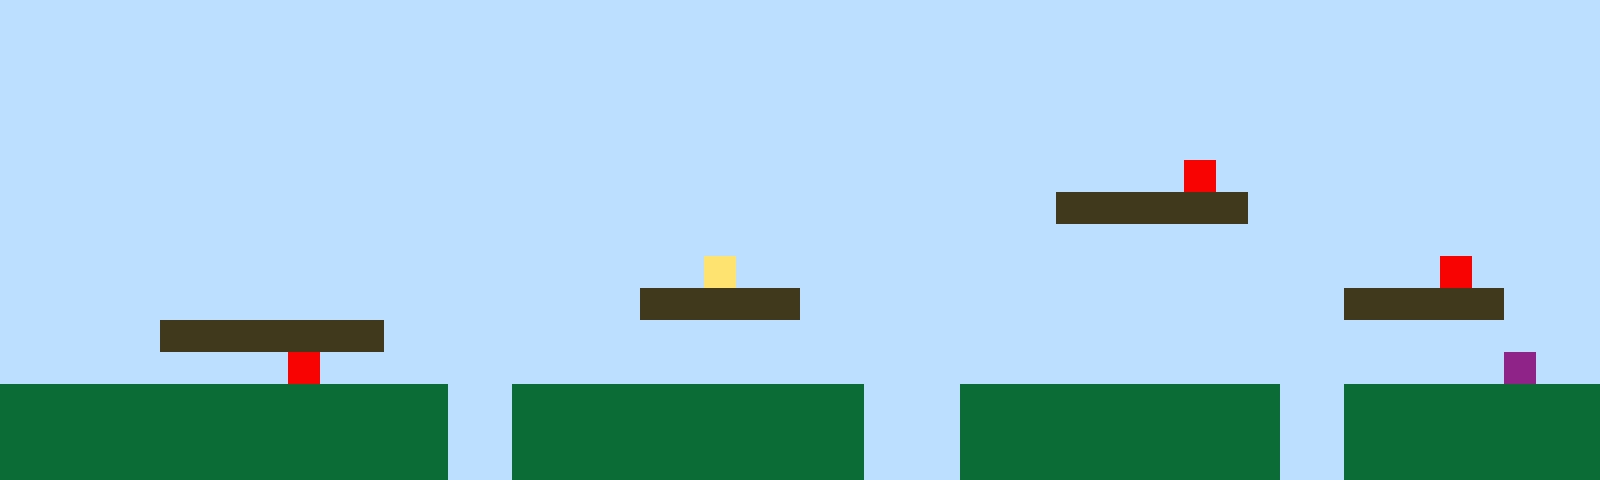

This is a level from a 2D game, rendered from its Tiled map with the project's own tilesets. A one-line summary and the complete map file follow:
An orthogonal 50x15 tile map with 32x32 px tiles, 1 tile layer (Tile Layer 1).

<map version="1.10" tiledversion="1.11.2" orientation="orthogonal" renderorder="right-up" width="50" height="15" tilewidth="32" tileheight="32" infinite="0" nextlayerid="2" nextobjectid="1"><editorsettings><export target="map1.csv" format="csv" /></editorsettings><tileset firstgid="1" name="sprites" tilewidth="32" tileheight="32" tilecount="6" columns="3"><image source="sprites.png" width="96" height="64" /></tileset><layer id="1" name="Tile Layer 1" width="50" height="15"><data encoding="csv">1,1,1,1,1,1,1,1,1,1,1,1,1,1,1,1,1,1,1,1,1,1,1,1,1,1,1,1,1,1,1,1,1,1,1,1,1,1,1,1,1,1,1,1,1,1,1,1,1,1,1,1,1,1,1,1,1,1,1,1,1,1,1,1,1,1,1,1,1,1,1,1,1,1,1,1,1,1,1,1,1,1,1,1,1,1,1,1,1,1,1,1,1,1,1,1,1,1,1,1,1,1,1,1,1,1,1,1,1,1,1,1,1,1,1,1,1,1,1,1,1,1,1,1,1,1,1,1,1,1,1,1,1,1,1,1,1,1,1,1,1,1,1,1,1,1,1,1,1,1,1,1,1,1,1,1,1,1,1,1,1,1,1,1,1,1,1,1,1,1,1,1,1,1,1,1,1,1,1,1,1,1,1,1,1,1,1,1,1,1,1,1,1,1,1,1,1,1,1,1,1,1,1,1,1,1,1,1,1,1,1,1,1,1,1,1,1,1,1,1,1,1,1,1,1,1,1,1,1,1,1,1,1,1,1,1,1,1,1,1,1,1,1,1,1,1,1,1,1,1,1,1,1,1,1,1,1,1,1,1,1,1,1,1,1,1,1,1,1,1,1,1,1,1,1,1,1,1,1,1,1,1,1,1,1,1,1,5,1,1,1,1,1,1,1,1,1,1,1,1,1,1,1,1,1,1,1,1,1,1,1,1,1,1,1,1,1,1,1,1,1,1,1,1,1,1,1,1,1,1,1,1,1,3,3,3,3,3,3,1,1,1,1,1,1,1,1,1,1,1,1,1,1,1,1,1,1,1,1,1,1,1,1,1,1,1,1,1,1,1,1,1,1,1,1,1,1,1,1,1,1,1,1,1,1,1,1,1,1,1,1,1,1,1,1,1,1,1,1,1,1,1,1,1,1,1,1,1,1,1,1,1,1,1,1,1,1,1,1,1,1,1,4,1,1,1,1,1,1,1,1,1,1,1,1,1,1,1,1,1,1,1,1,1,1,5,1,1,1,1,1,1,1,1,1,1,1,1,1,1,1,1,1,1,1,1,1,1,1,1,3,3,3,3,3,1,1,1,1,1,1,1,1,1,1,1,1,1,1,1,1,1,3,3,3,3,3,1,1,1,1,1,1,1,1,3,3,3,3,3,3,3,1,1,1,1,1,1,1,1,1,1,1,1,1,1,1,1,1,1,1,1,1,1,1,1,1,1,1,1,1,1,1,1,1,1,1,1,1,1,1,1,1,1,1,1,1,1,1,5,1,1,1,1,1,1,1,1,1,1,1,1,1,1,1,1,1,1,1,1,1,1,1,1,1,1,1,1,1,1,1,1,1,1,1,1,1,6,1,1,2,2,2,2,2,2,2,2,2,2,2,2,2,2,1,1,2,2,2,2,2,2,2,2,2,2,2,1,1,1,2,2,2,2,2,2,2,2,2,2,1,1,2,2,2,2,2,2,2,2,2,2,2,2,2,2,2,2,2,2,2,2,2,2,1,1,2,2,2,2,2,2,2,2,2,2,2,1,1,1,2,2,2,2,2,2,2,2,2,2,1,1,2,2,2,2,2,2,2,2,2,2,2,2,2,2,2,2,2,2,2,2,2,2,1,1,2,2,2,2,2,2,2,2,2,2,2,1,1,1,2,2,2,2,2,2,2,2,2,2,1,1,2,2,2,2,2,2,2,2</data></layer></map>
